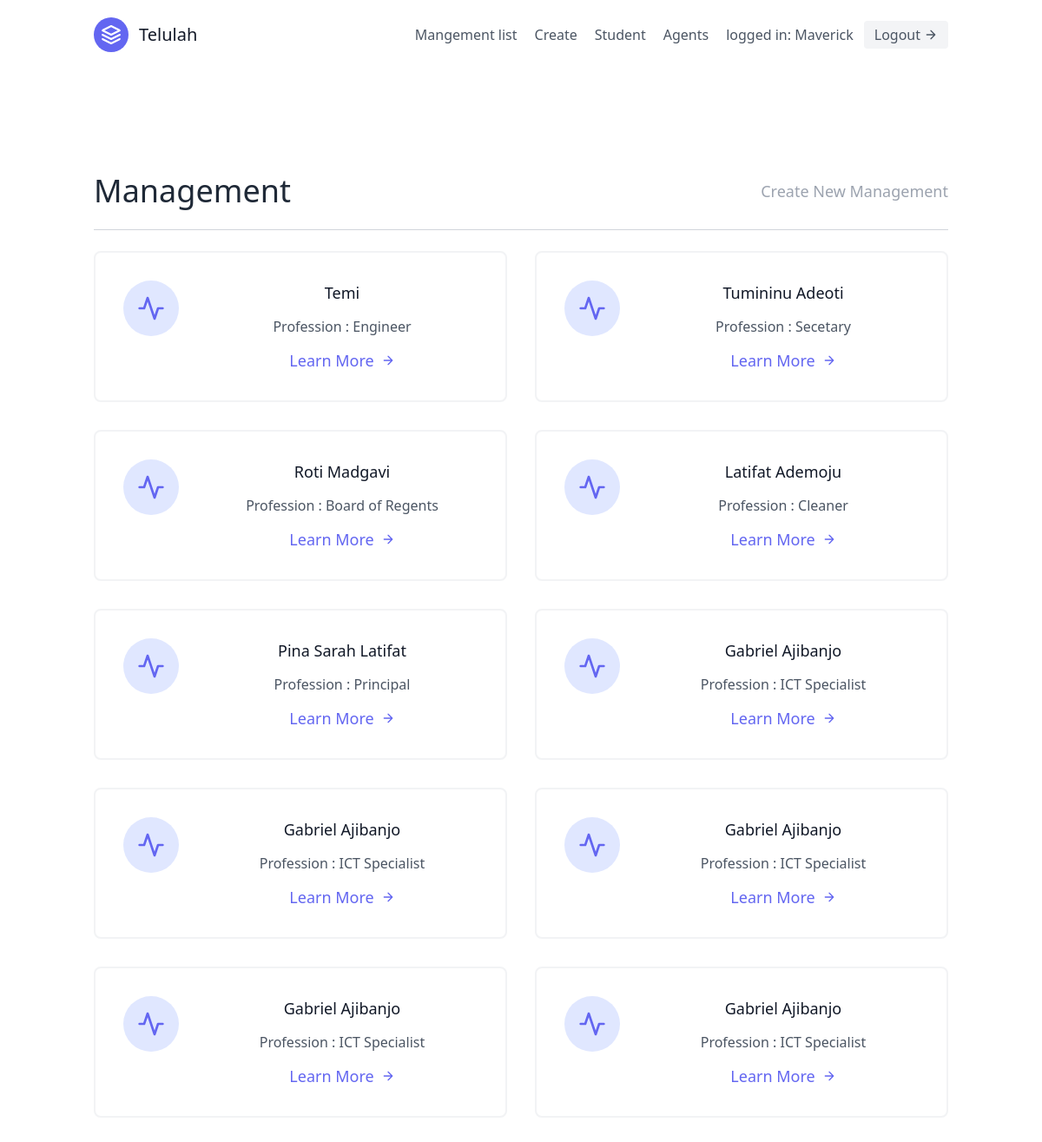
Before: /app/ (signed in) with the older database file.
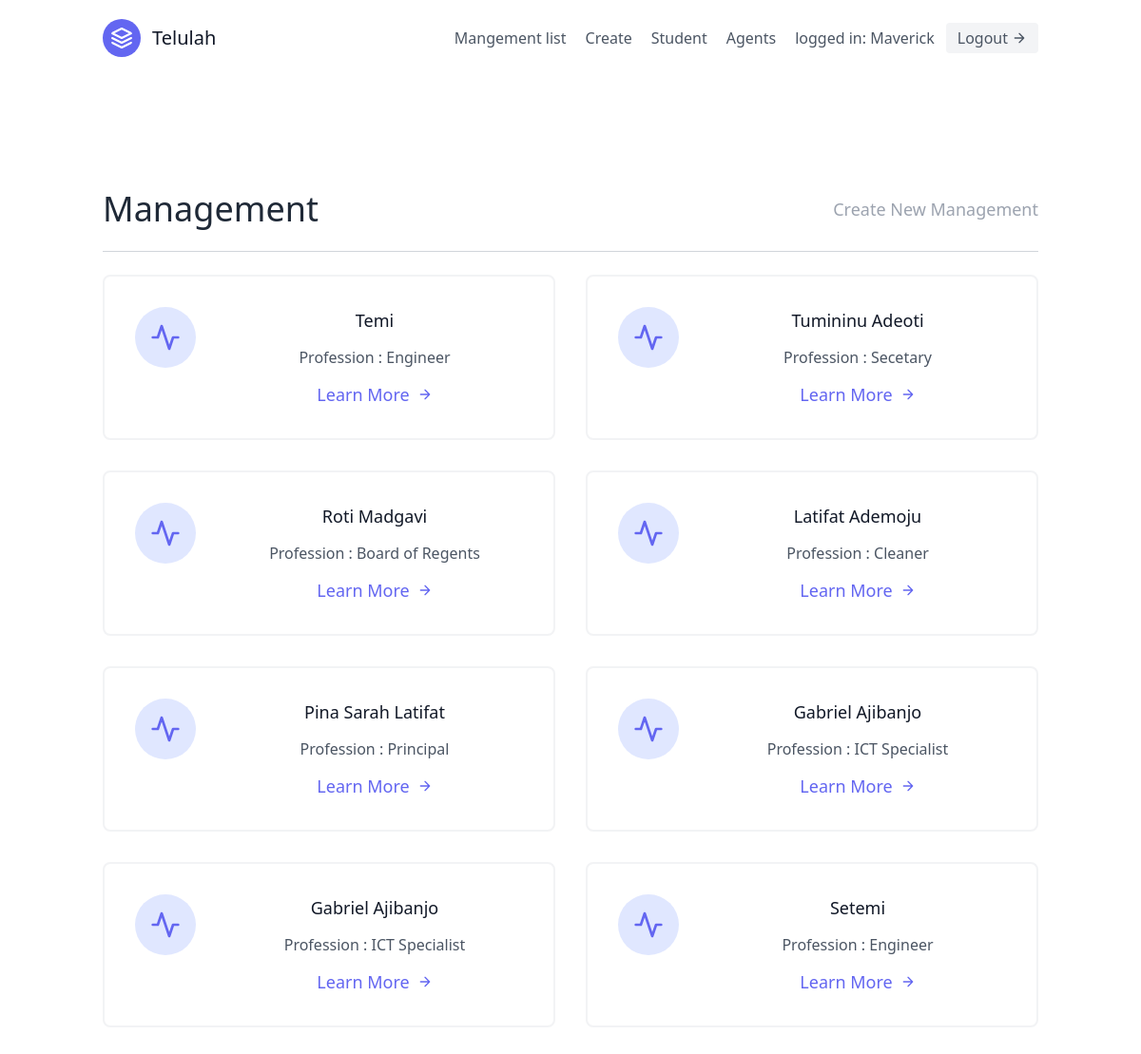
After: the same page with the newer database file.
### app/models.py (models this page shows, shortened)
class User(AbstractUser):
    is_organisor = models.BooleanField(default=True)
    is_agent = models.BooleanField(default=False)
    is_admin=models.BooleanField('Is Admin',default=False)
    is_customer=models.BooleanField('Is Customer',default=True)
    class Meta(AbstractUser.Meta):
        swappable = 'AUTH_USER_MODEL'

class Management(models.Model):
    user = models.ForeignKey(User, on_delete=models.SET_NULL, null=True, blank=True)
    name = models.CharField(max_length=20)
    email = models.EmailField(max_length=25, unique=True)
    profession = models.CharField(choices=PROFESSION, max_length=100)
    organization = models.ForeignKey(UserProfile, null=True, on_delete=models.CASCADE)
    date_of_employment = models.DateField(max_length=20, null=True)

### app/views.py (the view)
# urls.py: path('', home_page, name='home'),
@login_required
def home_page(request):
    model = Management.objects.all()
    context = {
        'user': model
    }
    return render(request, 'index.html', context=context)

### app/templates/index.html (shortened to what this page needs)
{% extends "base.html" %}
{% block content %}
<div class="text-center text-lg font-normal">
<section class="text-gray-600 body-font">
  <div class="container px-5 py-24 mx-auto flex flex-wrap">
  <div class="w-full mb-6 py-6 flex justify-between items-center border-b border-gray-300">
    <div>
        <h1 class="text-4xl text-gray-800">Management</h1>
    </div>
    <div>
        <a class="text-gray-400 hover:text-blue-300" href='{%url 'apps:create'%}' class="mr-6 hover:text-gray-900 font-bold text-xl left-10">Create New Management</a>
    </div>
  </div>
    <div class="flex flex-wrap -m-4">
    {% for user in user %}
      <div class="p-4 lg:w-1/2 md:w-full">
        <div class="flex border-2 rounded-lg border-gray-200 border-opacity-50 p-8 sm:flex-row flex-col">
          <div class="w-16 h-16 sm:mr-8 sm:mb-0 mb-4 inline-flex items-center justify-center rounded-full bg-indigo-100 text-indigo-500 flex-shrink-0">
            <svg fill="none" stroke="currentColor" stroke-linecap="round" stroke-linejoin="round" stroke-width="2" class="w-8 h-8" viewBox="0 0 24 24">
              <path d="M22 12h-4l-3 9L9 3l-3 9H2"></path>
            </svg>
          </div>
          <div class="flex-grow">
            <h2 class="text-gray-900 text-lg title-font font-medium mb-3">{{user.name}}</h2>
            <p class="leading-relaxed text-base">Profession : {{user.profession}}</p>
            <a href='{% url 'apps:detail' user.pk%}' class="mt-3 text-indigo-500 inline-flex items-center">Learn More
              <svg fill="none" stroke="currentColor" stroke-linecap="round" stroke-linejoin="round" stroke-width="2" class="w-4 h-4 ml-2" viewBox="0 0 24 24">
                <path d="M5 12h14M12 5l7 7-7 7"></path>
              </svg>
            </a>
          </div>
        </div>
      </div>
    {% endfor %}
    </div>
  </div>
</section>
{% endblock content %}

### app/templates/base.html (shortened to what this page needs)
{%load static %}
<!DOCTYPE html>
<html>
    <head>
        <script src="https://cdn.tailwindcss.com?plugins=forms,typography,aspect-ratio,line-clamp"></script>
        <link rel="stylesheet" href="{% static 'css/style.css'%}">
    </head>
    <body>
        {%include 'navbar.html'%}
        {% block content %}
        {% endblock content %}
    </body>
</html>

### app/templates/navbar.html (shortened to what this page needs)
<header class="text-gray-600 body-font">
  <div class="container mx-auto flex flex-wrap p-5 flex-col md:flex-row items-center">
    <a href='/'class="flex title-font font-medium items-center text-gray-900 mb-4 md:mb-0">
      <svg xmlns="http://www.w3.org/2000/svg" fill="none" stroke="currentColor" stroke-linecap="round" stroke-linejoin="round" stroke-width="2" class="w-10 h-10 text-white p-2 bg-indigo-500 rounded-full" viewBox="0 0 24 24">
        <path d="M12 2L2 7l10 5 10-5-10-5zM2 17l10 5 10-5M2 12l10 5 10-5"></path>
      </svg>
      <span class="ml-3 text-xl">Telulah</span>
    </a>
    <nav class="md:ml-auto flex flex-wrap items-center text-base justify-center">
      <a href='{% url 'apps:home' %}' class="mr-5 hover:text-gray-900">Mangement list</a>
      {% if not request.user.is_authenticated %}
      <a href="{% url 'signup'%}" class="mr-5 hover:text-gray-900">Signup</a>
      {%else%}
            <a href='{%url 'apps:create'%}' class="mr-5 hover:text-gray-900">Create</a>
            <a href='{% url 'apps:stu' %}' class="mr-5 hover:text-gray-900">Student</a>
            {% if request.user.is_organisor %}
            <a href='{% url 'agents:agents' %}' class="mr-5 hover:text-gray-900">Agents</a>
            {% endif %}
      {% endif %}
    </nav>
    {% if request.user.is_authenticated %}
       logged in: {{request.user.username}}
      <button class="ml-3 inline-flex items-center bg-gray-100 border-0 py-1 px-3 focus:outline-none hover:bg-gray-200 rounded text-base mt-4 md:mt-0"><a href="{% url 'logout'%}">Logout</a>
      <svg fill="none" stroke="currentColor" stroke-linecap="round" stroke-linejoin="round" stroke-width="2" class="w-4 h-4 ml-1" viewBox="0 0 24 24">
        <path d="M5 12h14M12 5l7 7-7 7"></path>
      </svg>
    </button>
    {% endif %}
  </div>
</header>

Changed rows visible on the page:
removed Management: name "Gabriel Ajibanjo", profession "ICT Specialist"
removed Management: name "Gabriel Ajibanjo", profession "ICT Specialist"
removed Management: name "Gabriel Ajibanjo", profession "ICT Specialist"
added Management: name "Setemi", profession "Engineer"
